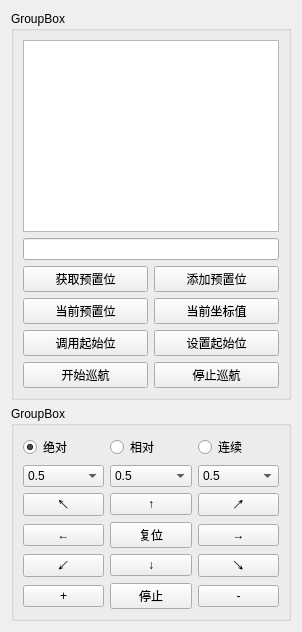
      <widget class="QWidget" name="tab_3">
       <attribute name="title">
        <string>云台</string>
       </attribute>
       <layout class="QVBoxLayout" name="verticalLayout_16">
        <item>
         <layout class="QVBoxLayout" name="verticalLayout_15">
          <item>
           <widget class="QGroupBox" name="groupBox_4">
            <property name="title">
             <string>GroupBox</string>
            </property>
            <layout class="QVBoxLayout" name="verticalLayout_12">
             <item>
              <layout class="QVBoxLayout" name="verticalLayout_11">
               <item>
                <widget class="QListView" name="listView"/>
               </item>
               <item>
                <widget class="QLineEdit" name="lineEdit_12"/>
               </item>
               <item>
                <layout class="QHBoxLayout" name="horizontalLayout_31">
                 <item>
                  <widget class="QPushButton" name="pushButton_GetPresets">
                   <property name="text">
                    <string>获取预置位</string>
                   </property>
                  </widget>
                 </item>
                 <item>
                  <widget class="QPushButton" name="pushButton_SetPreset">
                   <property name="text">
                    <string>添加预置位</string>
                   </property>
                  </widget>
                 </item>
                </layout>
               </item>
               <item>
                <layout class="QHBoxLayout" name="horizontalLayout_32">
                 <item>
                  <widget class="QPushButton" name="pushButton_CurrentPreset">
                   <property name="text">
                    <string>当前预置位</string>
                   </property>
                  </widget>
                 </item>
                 <item>
                  <widget class="QPushButton" name="pushButton_CurrentLoc">
                   <property name="text">
                    <string>当前坐标值</string>
                   </property>
                  </widget>
                 </item>
                </layout>
               </item>
               <item>
                <layout class="QHBoxLayout" name="horizontalLayout_33">
                 <item>
                  <widget class="QPushButton" name="pushButton_CallStart">
                   <property name="text">
                    <string>调用起始位</string>
                   </property>
                  </widget>
                 </item>
                 <item>
                  <widget class="QPushButton" name="pushButton_SetStart">
                   <property name="text">
                    <string>设置起始位</string>
                   </property>
                  </widget>
                 </item>
                </layout>
               </item>
               <item>
                <layout class="QHBoxLayout" name="horizontalLayout_34">
                 <item>
                  <widget class="QPushButton" name="pushButton_GeoMove">
                   <property name="text">
                    <string>开始巡航</string>
                   </property>
                  </widget>
                 </item>
                 <item>
                  <widget class="QPushButton" name="pushButton_StopGeoMove">
                   <property name="text">
                    <string>停止巡航</string>
                   </property>
                  </widget>
                 </item>
                </layout>
               </item>
              </layout>
             </item>
            </layout>
           </widget>
          </item>
          <item>
           <widget class="QGroupBox" name="groupBox_5">
            <property name="title">
             <string>GroupBox</string>
            </property>
            <layout class="QVBoxLayout" name="verticalLayout_14">
             <item>
              <layout class="QVBoxLayout" name="verticalLayout_13">
               <item>
                <layout class="QHBoxLayout" name="horizontalLayout_35">
                 <item>
                  <widget class="QRadioButton" name="radioButton_Abusolute">
                   <property name="text">
                    <string>绝对</string>
                   </property>
                   <property name="checked">
                    <bool>true</bool>
                   </property>
                  </widget>
                 </item>
                 <item>
                  <widget class="QRadioButton" name="radioButton_Relative">
                   <property name="text">
                    <string>相对</string>
                   </property>
                  </widget>
                 </item>
                 <item>
                  <widget class="QRadioButton" name="radioButton_Continuous">
                   <property name="text">
                    <string>连续</string>
                   </property>
                  </widget>
                 </item>
                </layout>
               </item>
               <item>
                <layout class="QHBoxLayout" name="horizontalLayout_36">
                 <item>
                  <widget class="QComboBox" name="comboBox_Xmove">
                   <property name="currentIndex">
                    <number>5</number>
                   </property>
                   <item>
                    <property name="text">
                     <string>0.0</string>
                    </property>
                   </item>
                   <item>
                    <property name="text">
                     <string>0.1</string>
                    </property>
                   </item>
                   <item>
                    <property name="text">
                     <string>0.2</string>
                    </property>
                   </item>
                   <item>
                    <property name="text">
                     <string>0.3</string>
                    </property>
                   </item>
                   <item>
                    <property name="text">
                     <string>0.4</string>
                    </property>
                   </item>
                   <item>
                    <property name="text">
                     <string>0.5</string>
                    </property>
                   </item>
                   <item>
                    <property name="text">
                     <string>0.6</string>
                    </property>
                   </item>
                   <item>
                    <property name="text">
                     <string>0.7</string>
                    </property>
                   </item>
                   <item>
                    <property name="text">
                     <string>0.8</string>
                    </property>
                   </item>
                   <item>
                    <property name="text">
                     <string>0.9</string>
                    </property>
                   </item>
                   <item>
                    <property name="text">
                     <string>1.0</string>
                    </property>
                   </item>
                  </widget>
                 </item>
                 <item>
                  <widget class="QComboBox" name="comboBox_SpeedMove">
                   <property name="currentIndex">
                    <number>5</number>
                   </property>
                   <item>
                    <property name="text">
                     <string>0.0</string>
                    </property>
                   </item>
                   <item>
                    <property name="text">
                     <string>0.1</string>
                    </property>
                   </item>
                   <item>
                    <property name="text">
                     <string>0.2</string>
                    </property>
                   </item>
                   <item>
                    <property name="text">
                     <string>0.3</string>
                    </property>
                   </item>
                   <item>
                    <property name="text">
                     <string>0.4</string>
                    </property>
                   </item>
                   <item>
                    <property name="text">
                     <string>0.5</string>
                    </property>
                   </item>
                   <item>
                    <property name="text">
                     <string>0.6</string>
                    </property>
                   </item>
                   <item>
                    <property name="text">
                     <string>0.7</string>
                    </property>
                   </item>
                   <item>
                    <property name="text">
                     <string>0.8</string>
                    </property>
                   </item>
                   <item>
                    <property name="text">
                     <string>0.9</string>
                    </property>
                   </item>
                   <item>
                    <property name="text">
                     <string>1.0</string>
                    </property>
                   </item>
                  </widget>
                 </item>
                 <item>
                  <widget class="QComboBox" name="comboBox_Ymove">
                   <property name="currentIndex">
                    <number>5</number>
                   </property>
                   <item>
                    <property name="text">
                     <string>0.0</string>
                    </property>
                   </item>
                   <item>
                    <property name="text">
                     <string>0.1</string>
                    </property>
                   </item>
                   <item>
                    <property name="text">
                     <string>0.2</string>
                    </property>
                   </item>
                   <item>
                    <property name="text">
                     <string>0.3</string>
                    </property>
                   </item>
                   <item>
                    <property name="text">
                     <string>0.4</string>
                    </property>
                   </item>
                   <item>
                    <property name="text">
                     <string>0.5</string>
                    </property>
                   </item>
                   <item>
                    <property name="text">
                     <string>0.6</string>
                    </property>
                   </item>
                   <item>
                    <property name="text">
                     <string>0.7</string>
                    </property>
                   </item>
                   <item>
                    <property name="text">
                     <string>0.8</string>
                    </property>
                   </item>
                   <item>
                    <property name="text">
                     <string>0.9</string>
                    </property>
                   </item>
                   <item>
                    <property name="text">
                     <string>1.0</string>
                    </property>
                   </item>
                  </widget>
                 </item>
                </layout>
               </item>
               <item>
                <layout class="QHBoxLayout" name="horizontalLayout_37">
                 <item>
                  <widget class="QPushButton" name="pushButton_leftup">
                   <property name="text">
                    <string>↖</string>
                   </property>
                  </widget>
                 </item>
                 <item>
                  <widget class="QPushButton" name="pushButton_up">
                   <property name="text">
                    <string>↑</string>
                   </property>
                  </widget>
                 </item>
                 <item>
                  <widget class="QPushButton" name="pushButton_rightup">
                   <property name="text">
                    <string>↗</string>
                   </property>
                  </widget>
                 </item>
                </layout>
               </item>
               <item>
                <layout class="QHBoxLayout" name="horizontalLayout_38">
                 <item>
                  <widget class="QPushButton" name="pushButton_left">
                   <property name="text">
                    <string>←</string>
                   </property>
                  </widget>
                 </item>
                 <item>
                  <widget class="QPushButton" name="pushButton_reset">
                   <property name="text">
                    <string>复位</string>
                   </property>
                  </widget>
                 </item>
                 <item>
                  <widget class="QPushButton" name="pushButton_right">
                   <property name="text">
                    <string>→</string>
                   </property>
                  </widget>
                 </item>
                </layout>
               </item>
               <item>
                <layout class="QHBoxLayout" name="horizontalLayout_39">
                 <item>
                  <widget class="QPushButton" name="pushButton_leftdown">
                   <property name="text">
                    <string>↙</string>
                   </property>
                  </widget>
                 </item>
                 <item>
                  <widget class="QPushButton" name="pushButton_down">
                   <property name="text">
                    <string>↓</string>
                   </property>
                  </widget>
                 </item>
                 <item>
                  <widget class="QPushButton" name="pushButton_rightdown">
                   <property name="text">
                    <string>↘</string>
                   </property>
                  </widget>
                 </item>
                </layout>
               </item>
               <item>
                <layout class="QHBoxLayout" name="horizontalLayout_40">
                 <item>
                  <widget class="QPushButton" name="pushButton_zoomout">
                   <property name="text">
                    <string>+</string>
                   </property>
                  </widget>
                 </item>
                 <item>
                  <widget class="QPushButton" name="pushButton_Stop">
                   <property name="text">
                    <string>停止</string>
                   </property>
                  </widget>
                 </item>
                 <item>
                  <widget class="QPushButton" name="pushButton_zoomin">
                   <property name="text">
                    <string>-</string>
                   </property>
                  </widget>
                 </item>
                </layout>
               </item>
              </layout>
             </item>
            </layout>
           </widget>
          </item>
         </layout>
        </item>
       </layout>
      </widget>
